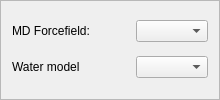
                  <widget class="QFrame" name="_force_field_selection_frame">
                   <property name="frameShape">
                    <enum>QFrame::StyledPanel</enum>
                   </property>
                   <property name="frameShadow">
                    <enum>QFrame::Raised</enum>
                   </property>
                   <layout class="QGridLayout" name="gridLayout">
                    <item row="0" column="0">
                     <widget class="QLabel" name="_sim_force_field_selection_label">
                      <property name="text">
                       <string>MD Forcefield:</string>
                      </property>
                     </widget>
                    </item>
                    <item row="0" column="2">
                     <widget class="QComboBox" name="_sim_force_field_combo_box"/>
                    </item>
                    <item row="0" column="1">
                     <spacer name="horizontalSpacer_2">
                      <property name="orientation">
                       <enum>Qt::Horizontal</enum>
                      </property>
                      <property name="sizeHint" stdset="0">
                       <size>
                        <width>40</width>
                        <height>20</height>
                       </size>
                      </property>
                     </spacer>
                    </item>
                    <item row="1" column="0">
                     <widget class="QLabel" name="_sim_water_model_selection_label">
                      <property name="text">
                       <string>Water model</string>
                      </property>
                     </widget>
                    </item>
                    <item row="1" column="1">
                     <spacer name="horizontalSpacer_3">
                      <property name="orientation">
                       <enum>Qt::Horizontal</enum>
                      </property>
                      <property name="sizeHint" stdset="0">
                       <size>
                        <width>40</width>
                        <height>20</height>
                       </size>
                      </property>
                     </spacer>
                    </item>
                    <item row="1" column="2">
                     <widget class="QComboBox" name="_sim_water_model_combo_box"/>
                    </item>
                   </layout>
                  </widget>
